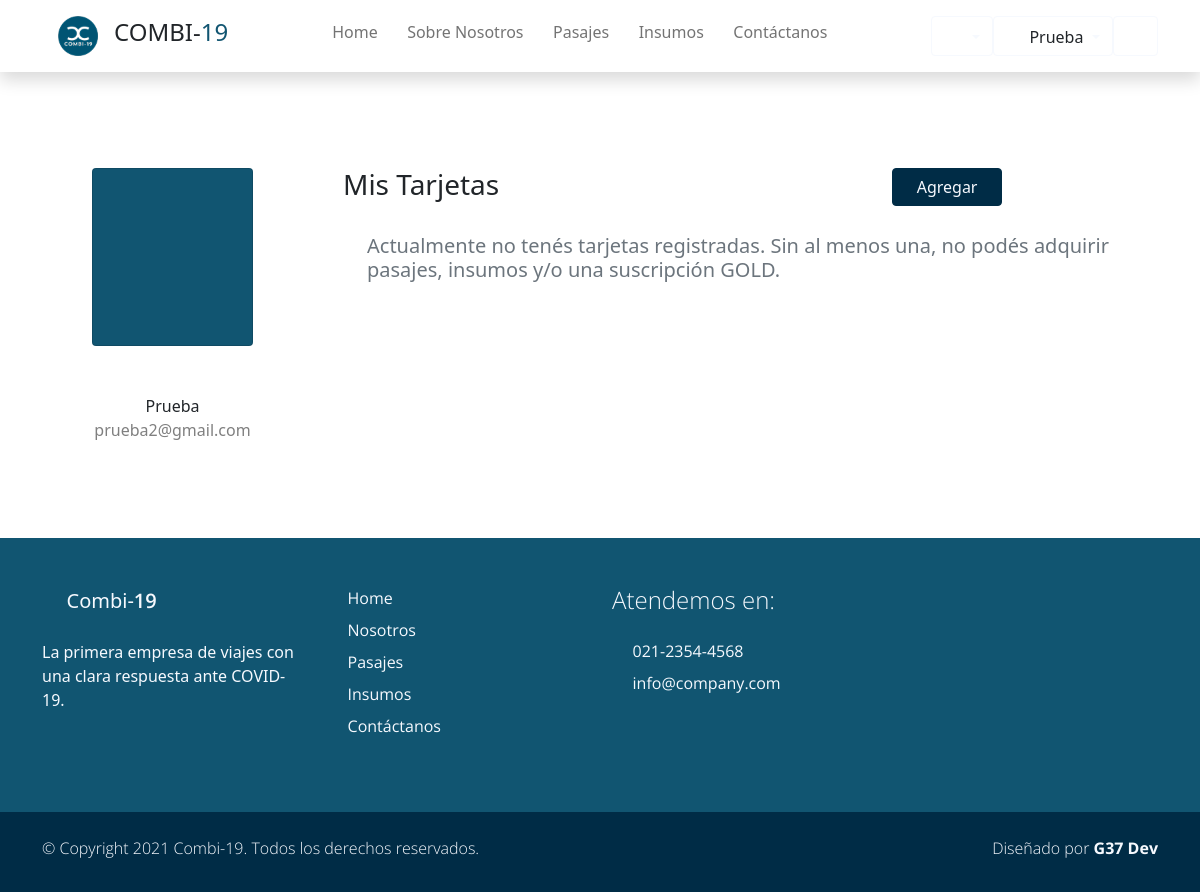
Page /tarjetas (signed in) on the earlier database version.
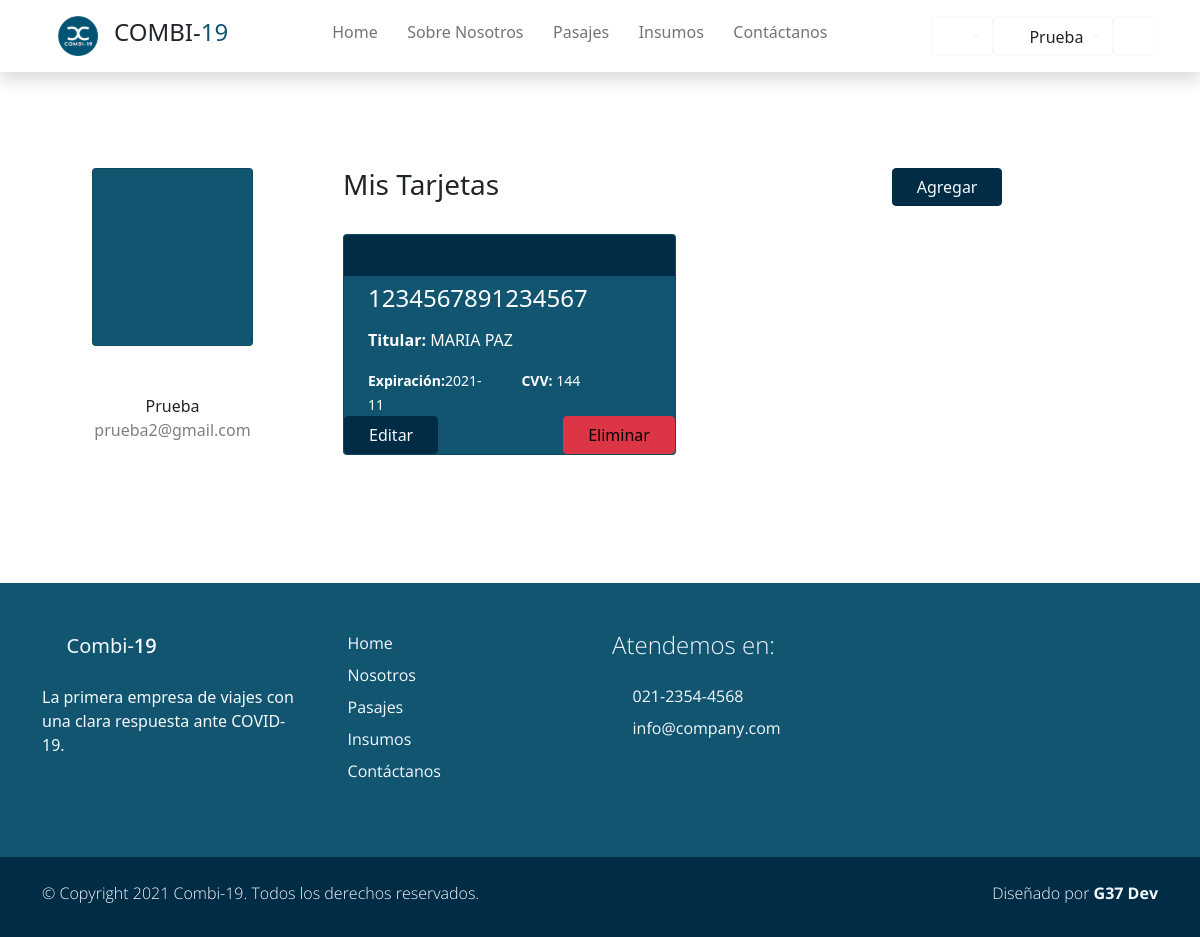
Same page on the later database version.
### users/models.py (models this page shows, shortened)
class Tarjeta(models.Model):
    usuario = models.ForeignKey(Account, on_delete=models.CASCADE, null=True)
    nro = models.BigIntegerField(blank=True, null=True, verbose_name='Numero de tarjerta')
    nombre_titular = models.CharField(max_length= 40)
    fecha_vencimiento = models.CharField(max_length=10 ,default=None,null=True)
    cvv = models.IntegerField(default=None, null=True)
    class Meta:
        verbose_name="Tarjeta"
        verbose_name_plural="Tarjetas"

### users/views.py (the view)
def mistarjetas_view(request):
    tarjetas = Tarjeta.objects.filter(usuario_id=request.user.id)
    return render(request, "users/mistarjetas.html", {"tarjetas": tarjetas})

### carro/context_processor.py (called while the page is built)
def importe_total(request):
    total=0
    if request.user.is_authenticated:
        if 'carro' in request.session:
            for key,value in request.session['carro'].items():
                total = total +(float(value['precio']))#*value['cantidad'])
    return {'importe_total':total}

### users/models.py (called while the page is built)
    @property
    def is_superuser(self):
        return self.is_admin

    @property
    def is_admin(self):
        return self.is_staff

    @property
    def es_chofer(self):
        try:
            chofer = self.chofer
            return True
        except Chofer.DoesNotExist:
            return False

### users/templates/users/mistarjetas.html (shortened to what this page needs)
{% extends 'Combi19App/base.html' %}
{% load static %}
{% block content %}
<div class="container rounded bg-white mt-5 mb-5">
    <div class="row">
        <div class="col-md-3 border-right">
            <div class="d-flex flex-column align-items-center text-center p-3 py-5">
                <div class="card partner-wap  py-5 px-5">
                    <i class='display-1 text-white bx bx-user'></i>
                </div>
                <span class="font-weight-bold pt-5">{{request.user.first_name}}</span>
                <span class="text-black-50">{{request.user.email}}</span>
            </div>
        </div>
        <div class="col-md-9 border-right">
            <div class="p-3 py-5">
                <div class="row justify-content-between">
                    <h4 class="h3 text-right pb-4 col-md-4">Mis Tarjetas</h4>
                    <span class=" col-md-4">
                        <a href="{% url 'Nueva Tarjeta' %}">
                            <button type="button" class="btn btn-primary px-4">Agregar</button>
                        </a>
                    </span>
                </div>
                <div class="d-flex justify-content-between align-items-center mb-3">
                        {% if tarjetas %}
                            {% for tarjeta in tarjetas %}
                                <div class="col-md-5">
                                    <div class="card text-white bg-primary mb-3">
                                        <div class="card-header bg-secondary">
                                            <i class='bx bx-credit-card-front'></i>
                                        </div>
                                        <h4 class="px-4 py-2">
                                            {{tarjeta.nro}}
                                        </h4>
                                        <p class="card-text px-4"><b>Titular: </b>{{tarjeta.nombre_titular}}</p>
                                        <div class="row px-4">
                                            <div class="col-sm-6">
                                                <small>
                                                    <strong>Expiración:</strong>{{tarjeta.fecha_vencimiento}}
                                                </small>
                                            </div>
                                            <div class="col-sm-6 text-right pb-3">
                                                <small>
                                                    <strong>CVV:</strong> {{tarjeta.cvv}}
                                                </small>
                                            </div>
                                        </div>
                                        <div class="btn-group justify-content-between " role="group" aria-label="Basic example">
                                            <a href="{% url 'Editar Tarjeta' tarjeta_id=tarjeta.id %}"><button type="button" class="btn btn-primary px-4">Editar</button></a>
                                            <a href="{% url 'Eliminar Tarjeta' tarjeta_id=tarjeta.id %}"><button type="button" class="btn btn-danger px-4">Eliminar</button></a>
                                        </div>
                                    </div>
                                </div>
                            {% endfor %}
                        {% else %}
                            <h5 class="h5 text-muted mx-4 col-12">Actualmente no tenés tarjetas registradas. Sin al menos una, no podés adquirir pasajes, insumos y/o una suscripción GOLD.</h5>
                        {% endif %}
                    </div>
                </div>
            </div>
        </div>
    </div>
</div>
{% endblock %}

Differences in the rows shown:
added Tarjeta: nro "1234567891234567", nombre_titular "MARIA PAZ", fecha_vencimiento "2021-11", cvv "144"
Other differences:
text no longer shown: "Actualmente no tenés tarjetas registradas. Sin al menos una, no podés adquirir pasajes, insumos y/o una suscripción GOLD."
